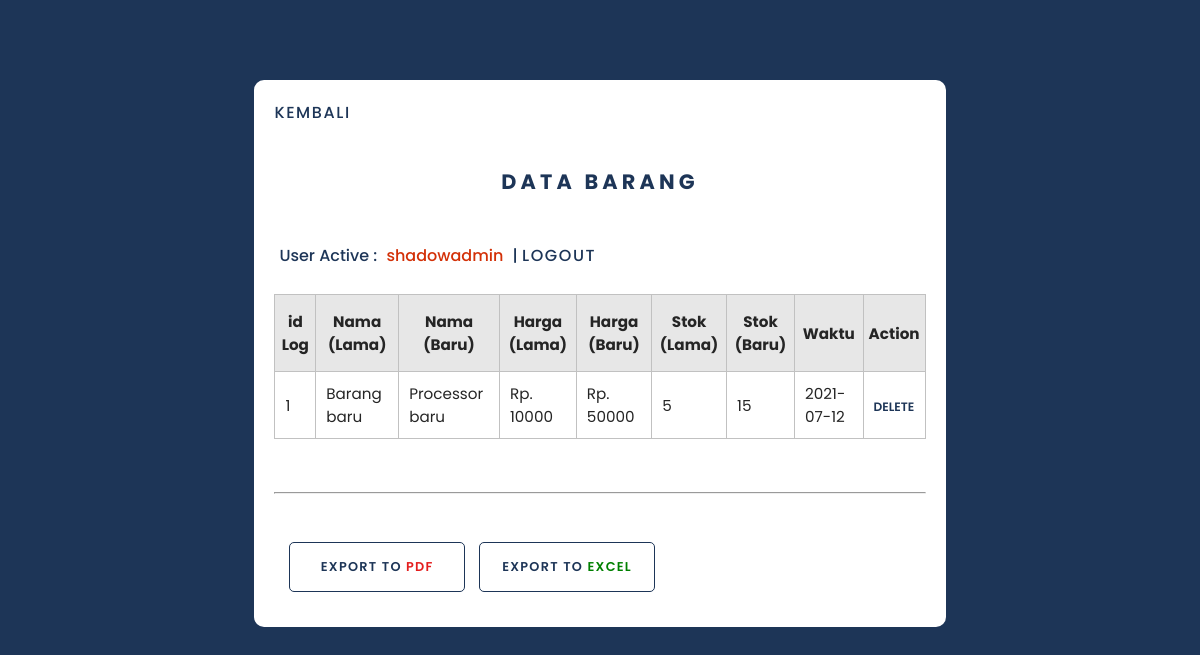
/uas_basisdata/admin/log/log_databarang.php (signed in), run on the app's committed database.
### tables this page shows
CREATE TABLE `log_databarang` (
  `id_logbarang` int(5) NOT NULL AUTO_INCREMENT,
  `nama_lama` varchar(50) DEFAULT NULL,
  `nama_baru` varchar(50) DEFAULT NULL,
  `harga_lama` int(12) DEFAULT NULL,
  `harga_baru` int(12) DEFAULT NULL,
  `stok_lama` int(10) DEFAULT NULL,
  `stok_baru` int(10) DEFAULT NULL,
  `waktu_perubahan` date NOT NULL,
  PRIMARY KEY (`id_logbarang`)
);

### uas_basisdata/admin/log/log_databarang.php (the view, shortened to what this page needs)
<?php
include "../../koneksi.php";
$databarang = "SELECT * FROM `log_databarang` ORDER BY `log_databarang`.`id_logbarang` ASC";
$printa = mysqli_query($conn, $databarang);
?>
<!DOCTYPE html>
<html lang="en">
<head>
    <link rel="stylesheet" href="../../css/style.css" type="text/css">
</head>
<body>
    <div class="container">
            <div id="databarang">
            <a class="back" href="../databarang.php">KEMBALI</a>
                <header>
                    <h3>DATA BARANG</h3>
                    <h4>User Active :
                        <span class="user_login">
                            <?php echo $_SESSION['username']; ?>
                        </span>|
                        <a class="back" href="../../logout.php">LOGOUT</a>
                    </h4>
                </header>
                <div class="main">
                    <table>
                        <tr>
                            <th>id Log</th>
                            <th>Nama (Lama)</th>
                            <th>Nama (Baru)</th>
                            <th>Harga (Lama)</th>
                            <th>Harga (Baru)</th>
                            <th>Stok (Lama)</th>
                            <th>Stok (Baru)</th>
                            <th>Waktu</th>
                            <th>Action</th>
                        </tr>
                <?php while($a = mysqli_fetch_array($printa)): ?>
                        <tr>
                            <td><?= $a['id_logbarang'];?></td>
                            <td><?= $a['nama_lama'];?></td>
                            <td><?= $a['nama_baru'];?></td>
                            <td>Rp. <?= $a['harga_lama'];?></td>
                            <td>Rp. <?= $a['harga_baru'];?></td>
                            <td><?= $a['stok_lama'];?></td>
                            <td><?= $a['stok_baru'];?></td>
                            <td><?= $a['waktu_perubahan'];?></td>
                            <td>
                                <a class="delete" href="deletelogbarang.php?id=<?php echo $a['id_logbarang']; ?>">DELETE</a>
                            </td>
                        </tr>
                <?php endwhile;?>
                    </table>
                    <br><hr><br>
                    <div class="exportnav">
                        <a class="exportbutton" href="../export/log/printpdflogbarang.php" target="_blank">Export to <span style="color:#e41d1d">PDF</span></a>
                        <a class="exportbutton" href="../export/log/printxlslogbarang.php" target="_blank">Export to <span style="color:green">EXCEL</span></a>
                    </div>
                </div>
            </div>
        </div>
</body>
</html>

### uas_basisdata/css/style.css (style rules this page uses)
body { font-family: 'poppins'; background-color: #1d3557;; color: #fff; }
table { border-collapse: collapse; margin: 20px 0px; color:rgb(37, 37, 37); font-size: 0.95em; margin-left: auto; margin-right: auto; }
td { border: 1px solid #c1c1c1; padding: 10px; }
th { border: 1px solid #c1c1c1; padding: 15px 5px; background-color: #e7e7e7; }
.edit , .delete { text-decoration: none; font-size: 0.8em; color:#1d3557; text-transform: uppercase; font-weight: 600; }
.container { width: 55%; margin: 5em auto; background-color: #fff; padding: 20px; border-radius: 10px; }
.container h3 { text-align: center; color: #1d3557; font-weight: 700; font-size: 1.3em; padding: 20px; text-transform: uppercase; letter-spacing: .2em; }
h4 { color: #1d3557; font-weight: 500; padding: 5px; }
.user_login { color: #d33007; font-weight: 500; padding: 5px; }
.back { color: #1d3557; text-decoration: none; transition: 0.3s; text-transform: uppercase; font-weight: 500; letter-spacing: .1em; }
.exportnav { display: inline; background-color: #fff; margin: 10px; }
.exportnav a { display: inline-block; }
.exportbutton { text-decoration: none; font-size: .8em; color:#1d3557; text-transform: uppercase; font-weight: 600; border: 1px solid #1d3557; padding: 15px 10px; margin: 15px 5px; background-color: #fff; border-radius: 5px; cursor: pointer; letter-spacing: 0.1em; transition: 0.5s; width: 12em; text-align: center; }

### data on the page
log_databarang: id_logbarang "1", nama_lama "Barang baru", nama_baru "Processor baru", harga_lama "10000", harga_baru "50000", stok_lama "5", stok_baru "15", waktu_perubahan "2021-07-12"

### other printed values
$_SESSION['username'] "shadowadmin"
